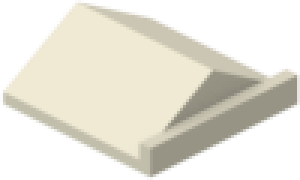
#> input picture assets/game/building_080.png, 100 x 60 px, found by its file name (shown 3 times larger)
$ python -i rebuild_curated_sprites.py   (imports and definitions only)
#> lines starting #> are read from the running program, lines starting #| are printed output that depends on the picture
#!/usr/bin/env python3
"""Rebuild curated Megawatt Valley game sprites with Pillow composites."""

from __future__ import annotations

import math
import random
from pathlib import Path

from PIL import Image, ImageDraw, ImageFilter

ROOT = Path(__file__).resolve().parents[1]
ASSET = ROOT / "public" / "assets" / "game"


def load_crop(name: str, pad: int = 2) -> Image.Image:
    """Load RGBA sprite and crop to opaque content."""
#> called with name = '../assets/game/building_080.png', pad = 2
    im = Image.open(ASSET / name).convert("RGBA")
#> im is the input picture: PIL image 100x60 RGBA; mean R, G, B, A 122, 119.1, 107.8, 138.6
    alpha = im.split()[3]
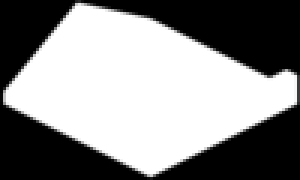
#> alpha: PIL image 100x60 L (shown 3 times larger); min 0, max 255, mean 138.6
    bbox = alpha.getbbox()
#> bbox = (0, 0, 100, 60)
    if not bbox:
        return im
    l, t, r, b = bbox
#> l = 0; t = 0; r = 100; b = 60
    l = max(0, l - pad)
    t = max(0, t - pad)
    r = min(im.width, r + pad)
    b = min(im.height, b + pad)
    return im.crop((l, t, r, b))


# [12 lines left out: functions scale_to_width, scale_to_height, not called in this run]


def paste(dst: Image.Image, src: Image.Image, xy: tuple[int, int]) -> None:
    dst.alpha_composite(src, dest=xy)


# [311 lines left out: functions soft_shadow, draw_gravel_diamond, draw_concrete_pad, draw_fence_suggestion, build_pv, build_substation and 2 more, not called in this run]


# [2 lines not run here, left out]

>>> result = load_crop('../assets/game/building_080.png')

$ run again, on assets/game/land_grass_0.png
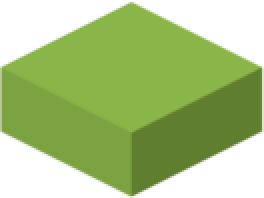
#> input picture assets/game/land_grass_0.png, 132 x 99 px, found by its file name (shown 2 times larger)
#> in load_crop, im is the input picture: PIL image 132x99 RGBA; mean R, G, B, A 82.6, 108.9, 43, 164.9
#> in load_crop, `alpha = im.split()[3]`:
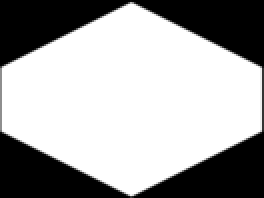
#> alpha: PIL image 132x99 L (shown 2 times larger); min 0, max 255, mean 164.9
#> bbox = (0, 0, 132, 99)
#> l = 0; r = 132; b = 99

$ run again, on assets/game/land_grass_1.png
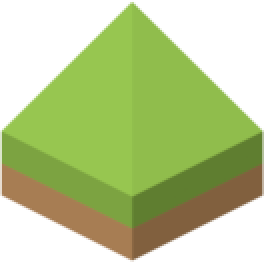
#> input picture assets/game/land_grass_1.png, 132 x 131 px, found by its file name (shown 2 times larger)
#> in load_crop, im is the input picture: PIL image 132x131 RGBA; mean R, G, B, A 88, 104.7, 45.5, 155.5
#> in load_crop, `alpha = im.split()[3]`:
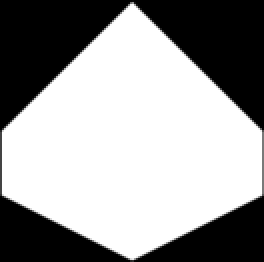
#> alpha: PIL image 132x131 L (shown 2 times larger); min 0, max 255, mean 155.5
#> bbox = (0, 0, 132, 131)
#> l = 0; r = 132; b = 131
